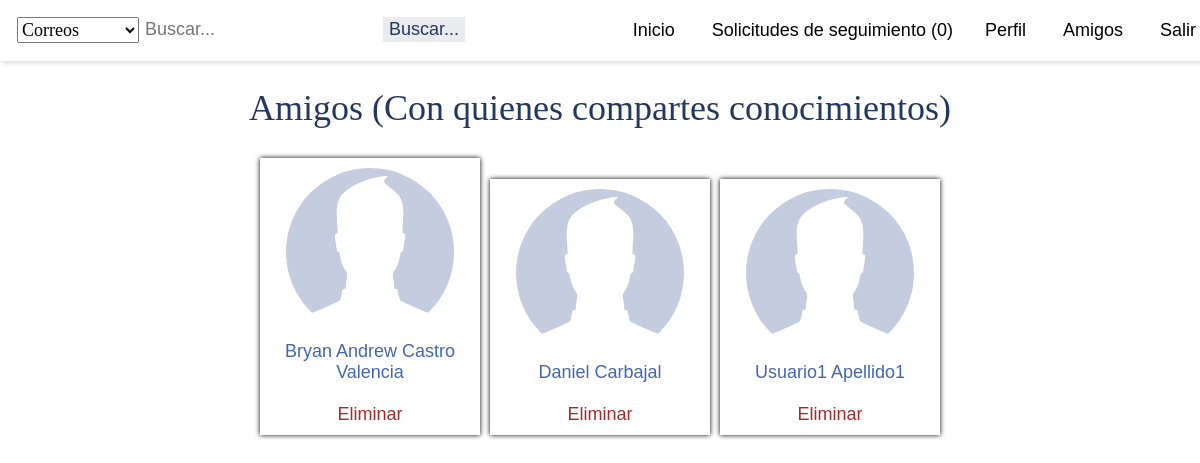
/friends.php (signed in), run on an earlier commit of the app's database.
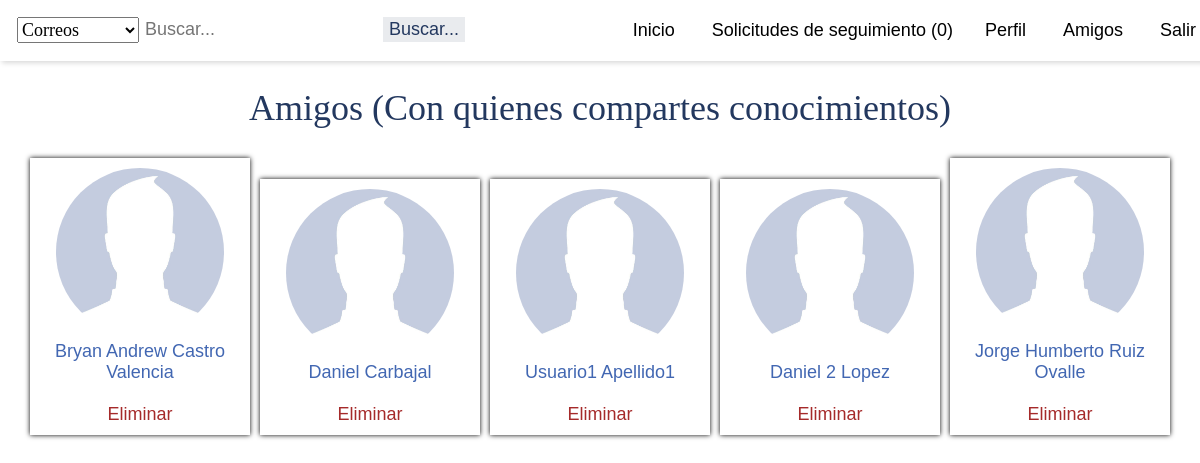
And on a later commit of the database.
### tables this page shows
CREATE TABLE `users` (
  `user_id` int(11) NOT NULL,
  `user_firstname` varchar(20) NOT NULL,
  `user_lastname` varchar(20) NOT NULL,
  `user_nickname` varchar(20) DEFAULT NULL,
  `user_password` varchar(255) NOT NULL,
  `user_email` varchar(255) NOT NULL,
  `user_gender` char(1) NOT NULL,
  `user_birthdate` date NOT NULL,
  `user_status` char(1) DEFAULT NULL,
  `user_about` text DEFAULT NULL,
  `user_hometown` varchar(255) DEFAULT NULL
);

### friends.php (the view, shortened to what this page needs)
<?php
$conn = connect();
?>
<!DOCTYPE html>
<html>
<head>
    <link rel="stylesheet" type="text/css" href="resources/css/main.css">
</head>
<body>
    <div class="container">
        <?php include 'includes/navbar.php'; ?>
        <h1>Amigos (Con quienes compartes conocimientos)</h1>
        <?php
            echo '<center>';
            $sql = "SELECT users.user_id, users.user_firstname, users.user_lastname, users.user_gender
                    FROM users
                    JOIN (
                        SELECT friendship.user1_id AS user_id
                        FROM friendship
                        WHERE friendship.user2_id = {$_SESSION['user_id']} AND friendship.friendship_status = 1
                        UNION
                        SELECT friendship.user2_id AS user_id
                        FROM friendship
                        WHERE friendship.user1_id = {$_SESSION['user_id']} AND friendship.friendship_status = 1
                    ) userfriends
                    ON userfriends.user_id = users.user_id";
            $query = mysqli_query($conn, $sql);
            $width = '168px';
            $height = '168px';
            if($query){
                if(mysqli_num_rows($query) == 0){
                    echo '<div class="post">';
                    echo 'No tienes amigos con quien compartir conocimientos aún.';
                    echo '</div>';
                } else {
                    while($row = mysqli_fetch_assoc($query)){
                    echo '<div class="frame">';
                    echo '<center>';
                    include 'includes/profile_picture.php';
                    echo '<br>';
                    echo '<a href="profile.php?id=' . $row['user_id'] . '">' . $row['user_firstname'] . ' ' . $row['user_lastname'] . '</a>';
                    echo '<br><br><a href="remove_friend.php?f='. $row['user_id'] .'&m='. $_SESSION['user_id'] .'" style="color: brown;">Eliminar</a>';
                    echo '</center>';
                    echo '</div>';
                    }
                }
            }
            echo '</center>';
        ?>
    </div>
</body>
</html>

### includes/navbar.php (shortened to what this page needs)
<div class="usernav" style="position: fixed; z-index: 1000; width: 100%;">
    <?php
        $sql2 = "SELECT COUNT(*) AS count FROM friendship
                 WHERE friendship.user2_id = {$_SESSION['user_id']} AND friendship.friendship_status = 0";
        $query2 = mysqli_query($conn, $sql2);
        $row = mysqli_fetch_assoc($query2);
    ?>
    <ul>
        <li><a href="home.php">Inicio</a></li>
        <li><a href="requests.php">Solicitudes de seguimiento (<?php echo $row['count'] ?>)</a></li><li><a href="profile.php">Perfil</a></li>
        <li><a href="friends.php">Amigos</a></li>
        <li><a href="logout.php">Salir</a></li>
    </ul>
    <div class="globalsearch">
        <form method="get" action="search.php" onsubmit="return validateField()">
            <select name="location">
                <option value="emails">Correos</option>
            </select><input type="text" placeholder="Buscar..." name="query" id="query"><input type="submit" value="Buscar..." id="querybutton">
        </form>
    </div>
</div>
<br><br><br>

### includes/profile_picture.php
<?php
$target = glob("data/images/profiles/" . $row['user_id'] . ".*");
if($target) {
    echo '<img style="border-radius: 50%;" src="' . $target[0] . '" width="' . $width . '" height="' . $height .'">';
} else {
    if($row['user_gender'] == 'M') {
        echo '<img style="border-radius: 50%;" src="data/images/profiles/M.jpg" width="' . $width . '" height="' . $height .'">';
    } else if ($row['user_gender'] == 'F') {
        echo '<img style="border-radius: 50%;" src="data/images/profiles/F.jpg" width="' . $width . '" height="' . $height .'">';
    }
}
?>

### resources/css/main.css (style rules this page uses)
body { margin: 0; font-family: Fontin, Arial, Verdana; font-size: 18px; background-color: #FFFFFF; }
input { font-family: Fontin, Arial, Verdana; width: 100%; font-size: 18px; padding: 2px; }
ul { list-style: none; }
ul a { text-decoration: none; }
.container { margin: 0 auto; width: 100%; }
.usernav { background-color: #FFF; overflow: auto; box-shadow: 2px 2px 5px #d9d9d9; padding: 1%; }
.usernav ul { float: right; margin: 0; padding: 0; }
.usernav ul li { display: inline; }
.usernav ul li a { display: inline-block; color: #000; padding: 8px 16px; }
.usernav .globalsearch { margin: 0; width: 60%; background-color: #FFFFFF; }
.usernav .globalsearch input[type=text] { border: none; width: auto; padding: 2px 6px; }
.usernav .globalsearch input[type=submit] { background-color: #e9ebee; color: #23385f; border: none; margin: 5px 5px 5px 0; padding: 2px 6px; width: auto; }
.usernav .globalsearch select { font-family: Fontin; font-size: 18px; margin-left: 5px; padding: 0.9px 0px; vertical-align: -1px; }
h1 { font-family: Fontin SmallCaps; color: #23385f; font-weight: normal; text-align: center; }
input[type=submit] { color: white; cursor: pointer; background-color: #23385f; border: none; padding: 8px; }
.container input[type=submit] { background-color: #000; }
.frame { width: 200px; display: inline-block; box-shadow: 0 0 5px #000; background-color: white; padding: 10px; margin: 5px; }

### friends.php (style rules this page uses)
.frame a { text-decoration: none; color: #4267b2; }

What changed in the data, as far as the page shows it:
added users: user_firstname "Daniel 2", user_lastname "Lopez"
added users: user_firstname "Jorge Humberto", user_lastname "Ruiz Ovalle"
